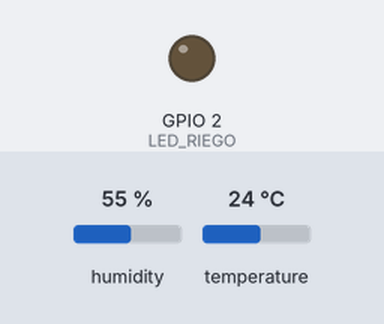
Recording of a sketch running on a simulated ESP32. Parts: output pins drawn as LEDs (lit = HIGH). Inputs (shaded band) come from the test bench; at power-on: temperature 24 °C, humidity 55 %. WiFi joins after 1.5 s; servers stay silent unless stated; no MQTT or app messages arrive unless stated; not simulated (calls return 0 or success): secrets.h; what the sketch prints to the serial monitor is not drawn.

Above: at 2.7 s.
2.8 s: temperature set to 27 °C
5.2 s: temperature set to 30 °C
At 6.8 s:
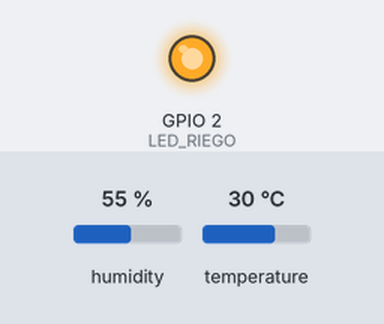
Timing chart, 0 to 8.3 s (numbered marks = the images above; inputs shaded):
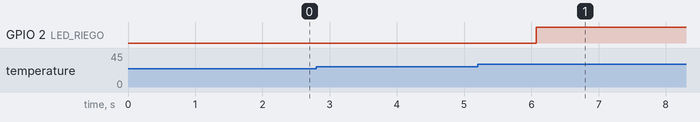

Measured:
- the behaviour switches between 28 and 29 °C on temperature (found by bisection; images 0 and 1)
- after the input at 2.8 s, every drawn part: stays the same
- after the input at 5.2 s, GPIO 2 (LED_RIEGO): LOW → HIGH after 0.87 s

The sketch:

sistema_de_riego_Esp32.ino
```cpp
#include <WiFi.h>
#include <PubSubClient.h>
#include "DHT.h"
#include "secrets.h" //es donde tengo mis contraseñas de red y wifi

//--configuracion del sensor--
#define DHTPIN 4
#define DHTTYPE DHT11
#define LED_RIEGO 2
DHT dht(DHTPIN, DHTTYPE);

// --- Configuración Wi-Fi ---
//const char* ssid = SSID_CASA;
//const char* password = PASS_CASA;
// red movil
const char* ssid = SSID_CELULAR;
const char* password = PASS_CELULAR;


// --- Configuración MQTT ---
const char* mqtt_server = "broker.hivemq.com";
const char* topic_datos = "proyecto_iot/riego/datos";
const char* topic_comando = "proyecto_iot/riego/comando"; // NUEVO: Tópico para recibir

WiFiClient espClient;
PubSubClient client(espClient);

float tempMaxima = 28.0;
float histéresis = 1.0;  //  Histeresis o intervalo de variacion de la temperatura
unsigned long tiempoInicioRiego = 0;
const long tiempoMinimoRiego = 5000;
bool riegoActivo = false;
bool forzadoManual = false; //  Para saber si el usuario dio una orden

//FUNCIÓN: Callback (El contestador automático)
void callback(char* topic, byte* payload, unsigned int length) {
  String mensaje = "";
  for (int i = 0; i < length; i++) {
    mensaje += (char)payload[i];
  }

  Serial.print("Comando recibido: "); Serial.println(mensaje);

  if (mensaje == "1") {
    forzadoManual = true;
    digitalWrite(LED_RIEGO, HIGH);
    riegoActivo = true;
    tiempoInicioRiego = millis(); // Reiniciamos tiempo por seguridad
  } else if (mensaje == "0") {
    forzadoManual = false;
    digitalWrite(LED_RIEGO, LOW);
    riegoActivo = false;
  }
}

void setup() {
  Serial.begin(115200);
  dht.begin();
  setup_wifi();
  client.setServer(mqtt_server, 1883);
  client.setCallback(callback); //se enlaza el callback
  pinMode(LED_RIEGO, OUTPUT);
  Serial.println("Sistema de Riego IoT - Iniciado");
}

void setup_wifi() {
  delay(10);
  Serial.println("Conectando a WiFi...");
  WiFi.begin(ssid, password);
  while (WiFi.status() != WL_CONNECTED) {
    delay(500);
    Serial.print(".");
  }
  Serial.println(" WiFi conectado");
}

void reconnect() {
  while (!client.connected()) {
    Serial.print("Intentando conexión MQTT...");
    if (client.connect("ESP32_Riego_Client")) {
      Serial.println("conectado");
      client.subscribe(topic_comando); // Suscribirse al canal de órdenes
    } else {
      Serial.print("falló, rc=");
      Serial.print(client.state());
      delay(5000);
    }
  }
}

void loop() {
  if (!client.connected()) {
    reconnect();
  }
  client.loop();

  static unsigned long ultimaLectura = 0;
  if (millis() - ultimaLectura > 2000) {
    float t = dht.readTemperature();
    float h = dht.readHumidity();

    if (!isnan(t) && !isnan(h)) {
      // Solo ejecutamos lógica automática si NO está en modo manual
      if (!forzadoManual) {
          controlLogicaRiego(t);
      }

      String payload = "{\"temperatura\":" + String(t) + ",\"humedad\":" + String(h) + ",\"bomba\":" + String(riegoActivo) + "}";
      client.publish(topic_datos, (char*) payload.c_str());
      Serial.println("Datos enviados: " + payload);
    }
    ultimaLectura = millis();
  }
}

void controlLogicaRiego(float t) {
  unsigned long tiempoActual = millis();

  if (t > tempMaxima && !riegoActivo) {
    digitalWrite(LED_RIEGO, HIGH);
    riegoActivo = true;
    tiempoInicioRiego = tiempoActual;
    Serial.println(">>> Riego AUTOMÁTICO ACTIVADO.");
  }
  else if (t < (tempMaxima - histéresis) && riegoActivo) {
    if (tiempoActual - tiempoInicioRiego >= tiempoMinimoRiego) {
      digitalWrite(LED_RIEGO, LOW);
      riegoActivo = false;
      Serial.println("<<< Riego AUTOMÁTICO APAGADO.");
    }
  }
}
```
